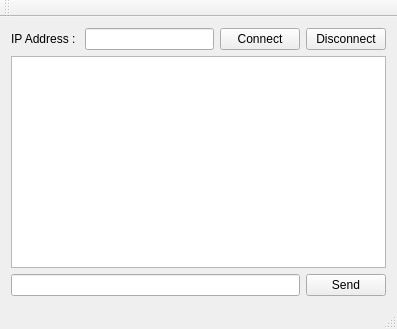
<?xml version="1.0" encoding="UTF-8"?>
<ui version="4.0">
 <class>MainWindow</class>
 <widget class="QMainWindow" name="MainWindow">
  <property name="geometry">
   <rect>
    <x>0</x>
    <y>0</y>
    <width>397</width>
    <height>329</height>
   </rect>
  </property>
  <property name="windowTitle">
   <string>MainWindow</string>
  </property>
  <widget class="QWidget" name="centralWidget">
   <layout class="QGridLayout" name="gridLayout">
    <item row="0" column="0">
     <layout class="QHBoxLayout" name="horizontalLayout">
      <item>
       <widget class="QLabel" name="label">
        <property name="text">
         <string>IP Address : </string>
        </property>
       </widget>
      </item>
      <item>
       <widget class="QLineEdit" name="ipAddress"/>
      </item>
      <item>
       <widget class="QPushButton" name="connectBtn">
        <property name="text">
         <string>Connect</string>
        </property>
       </widget>
      </item>
      <item>
       <widget class="QPushButton" name="disconnectBtn">
        <property name="text">
         <string>Disconnect</string>
        </property>
       </widget>
      </item>
     </layout>
    </item>
    <item row="1" column="0">
     <widget class="QTextBrowser" name="tcpMessage"/>
    </item>
    <item row="2" column="0">
     <layout class="QHBoxLayout" name="horizontalLayout_2">
      <item>
       <widget class="QLineEdit" name="sendMessage"/>
      </item>
      <item>
       <widget class="QPushButton" name="sendBtn">
        <property name="text">
         <string>Send</string>
        </property>
       </widget>
      </item>
     </layout>
    </item>
   </layout>
  </widget>
  <widget class="QMenuBar" name="menuBar">
   <property name="geometry">
    <rect>
     <x>0</x>
     <y>0</y>
     <width>397</width>
     <height>20</height>
    </rect>
   </property>
  </widget>
  <widget class="QToolBar" name="mainToolBar">
   <attribute name="toolBarArea">
    <enum>TopToolBarArea</enum>
   </attribute>
   <attribute name="toolBarBreak">
    <bool>false</bool>
   </attribute>
  </widget>
  <widget class="QStatusBar" name="statusBar"/>
 </widget>
 <layoutdefault spacing="6" margin="11"/>
 <resources/>
 <connections/>
</ui>
